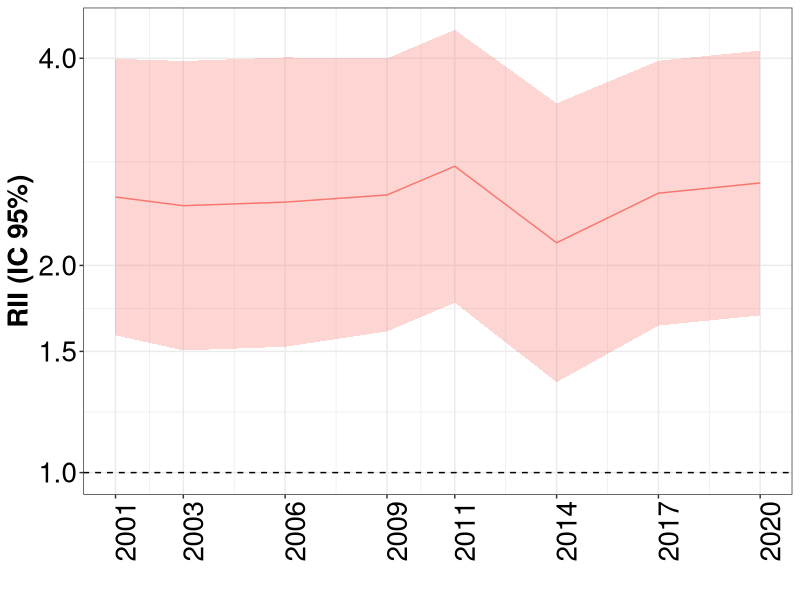
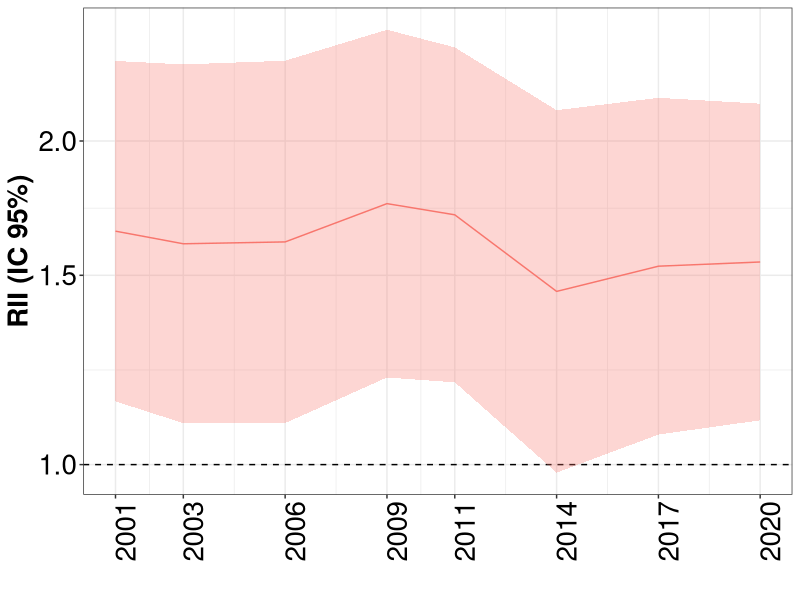
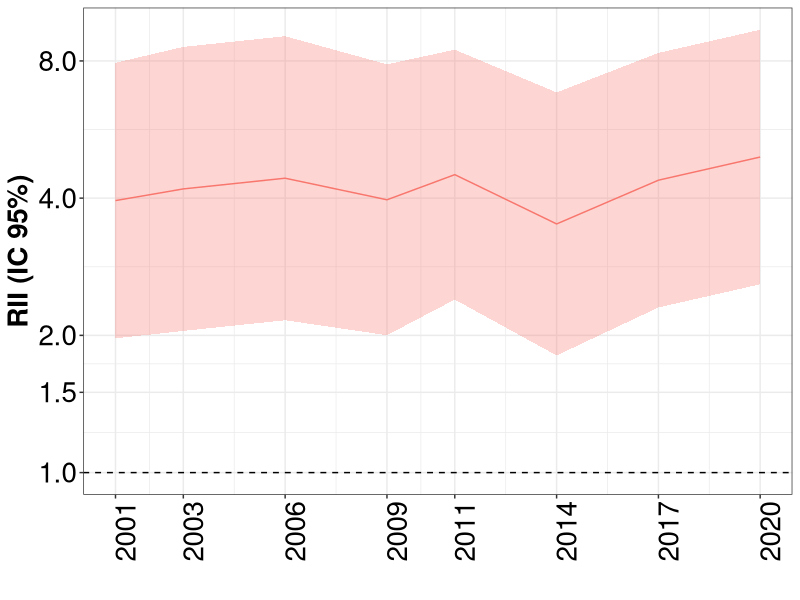
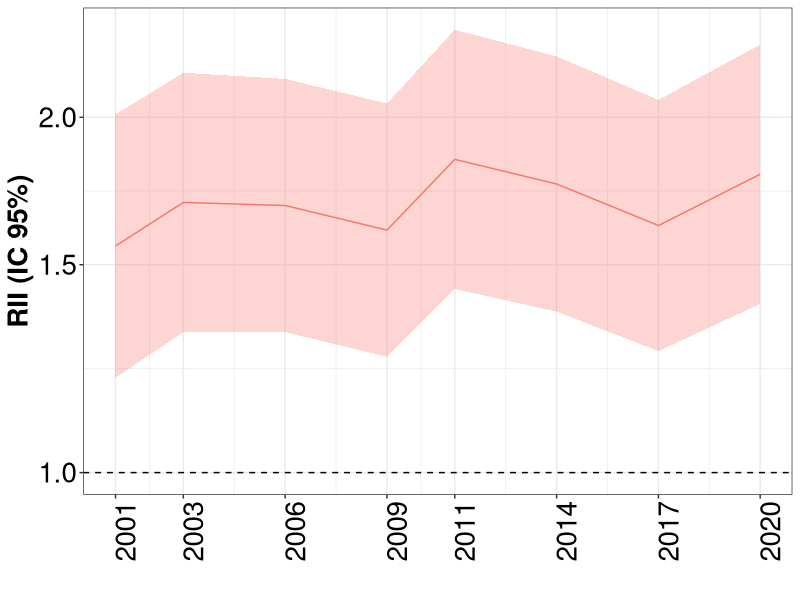
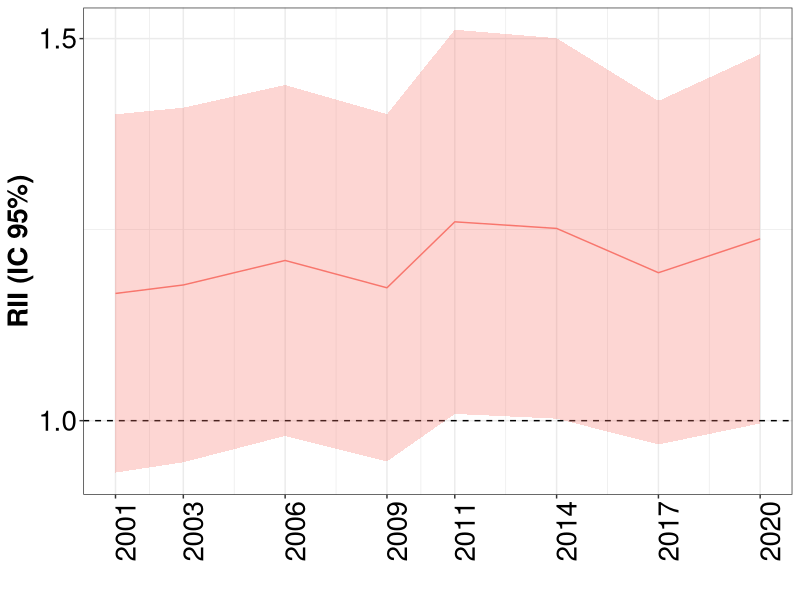
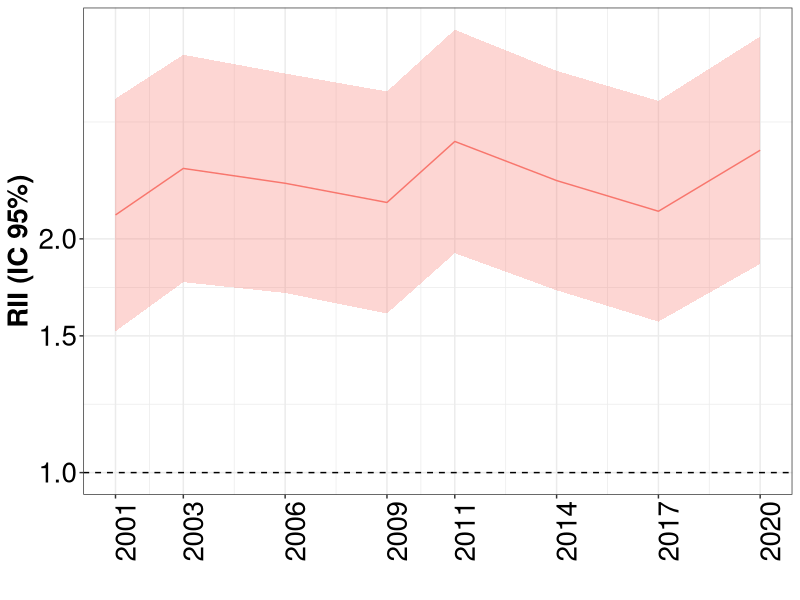
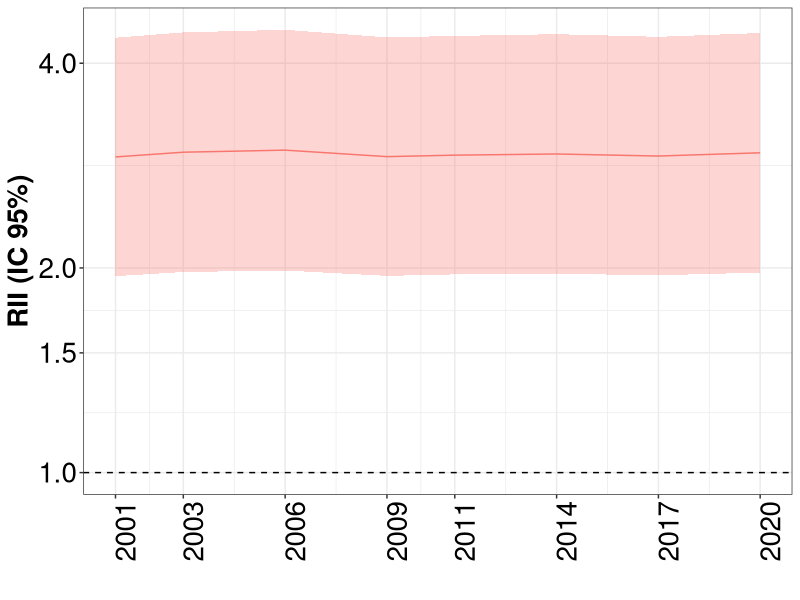
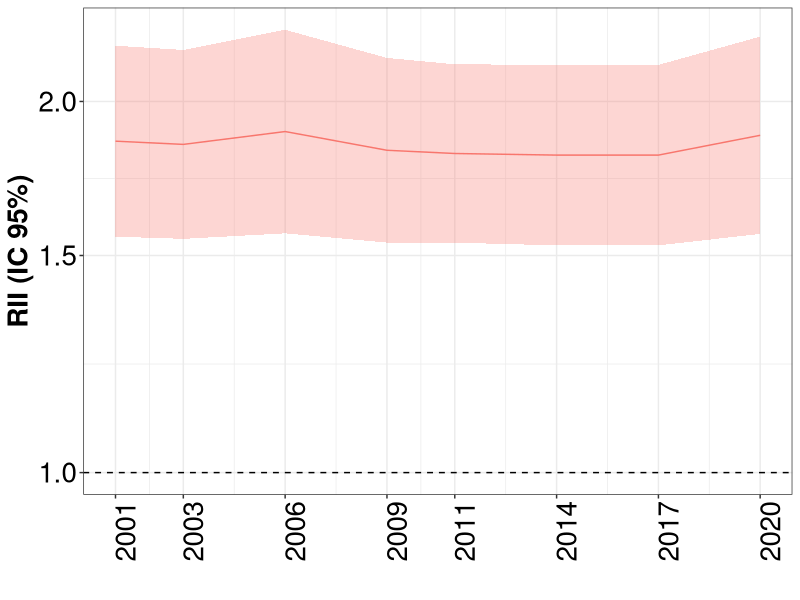

Write the R code that produced these figures, in order.
## ---- chunk 1
knitr::opts_chunk$set(echo = TRUE)
library(tidyverse)
library(readxl)
library(ggplot2)

## ---- chunk 2

desigualdades_rii <- read.csv("rii.csv")
datos_ca <- desigualdades_rii %>%
  filter(abreviatura == "MD")

## ---- chunk 3

datos_ca %>%
  filter(fr =="diabetes", sexo=="Overall") %>%
  ggplot(aes(x=as.Date(encuesta), y=rii, ymin=rii_infci, ymax=rii_supci, group=fr)) +
  geom_hline(yintercept = 1, lty = 2) +
  geom_ribbon(alpha=0.3, aes(fill=fr)) +
  geom_line(aes(color=fr)) +
  scale_y_continuous(trans="log", breaks=c(0.75, 1, 1.5, 2, 4, 8, 16, 32))+
  scale_x_date(date_labels = "%Y", breaks = unique(as.Date(datos_ca$encuesta)))+
  labs(x="", y="RII (IC 95%)")+
  theme_bw()+
  theme(axis.text=element_text(size=20, color="black"),
                  axis.title=element_text(size=20, face="bold", color="black"),
                  axis.text.x = element_text(angle = 90),
                  strip.text = element_text(size=20, face="bold", color="black"),
                  legend.position="none")

## ---- chunk 4

datos_ca %>%
  filter(fr =="diabetes", sexo=="Hombre") %>%
  ggplot(aes(x=as.Date(encuesta), y=rii, ymin=rii_infci, ymax=rii_supci, group=fr)) +
  geom_hline(yintercept = 1, lty = 2) +
  geom_ribbon(alpha=0.3, aes(fill=fr)) +
  geom_line(aes(color=fr)) +
  scale_y_continuous(trans="log", breaks=c(0.75, 1, 1.5, 2, 4, 8, 16, 32))+
  scale_x_date(date_labels = "%Y", breaks = unique(as.Date(datos_ca$encuesta)))+
  labs(x="", y="RII (IC 95%)")+
  theme_bw()+
  theme(axis.text=element_text(size=20, color="black"),
                  axis.title=element_text(size=20, face="bold", color="black"),
                  axis.text.x = element_text(angle = 90),
                  strip.text = element_text(size=20, face="bold", color="black"),
                  legend.position="none")

## ---- chunk 5

datos_ca %>%
  filter(fr =="diabetes", sexo=="Mujeres") %>%
  ggplot(aes(x=as.Date(encuesta), y=rii, ymin=rii_infci, ymax=rii_supci, group=fr)) +
  geom_hline(yintercept = 1, lty = 2) +
  geom_ribbon(alpha=0.3, aes(fill=fr)) +
  geom_line(aes(color=fr)) +
  scale_y_continuous(trans="log", breaks=c(0.75, 1, 1.5, 2, 4, 8, 16, 32))+
  scale_x_date(date_labels = "%Y", breaks = unique(as.Date(datos_ca$encuesta)))+
  labs(x="", y="RII (IC 95%)")+
  theme_bw()+
  theme(axis.text=element_text(size=20, color="black"),
                  axis.title=element_text(size=20, face="bold", color="black"),
                  axis.text.x = element_text(angle = 90),
                  strip.text = element_text(size=20, face="bold", color="black"),
                  legend.position="none")

## ---- chunk 6

datos_ca %>%
  filter(fr =="hta", sexo=="Overall") %>%
  ggplot(aes(x=as.Date(encuesta), y=rii, ymin=rii_infci, ymax=rii_supci, group=fr)) +
  geom_hline(yintercept = 1, lty = 2) +
  geom_ribbon(alpha=0.3, aes(fill=fr)) +
  geom_line(aes(color=fr)) +
  scale_y_continuous(trans="log", breaks=c(0.75, 1, 1.5, 2, 4, 8, 16, 32))+
  scale_x_date(date_labels = "%Y", breaks = unique(as.Date(datos_ca$encuesta)))+
  labs(x="", y="RII (IC 95%)")+
  theme_bw()+
  theme(axis.text=element_text(size=20, color="black"),
                  axis.title=element_text(size=20, face="bold", color="black"),
                  axis.text.x = element_text(angle = 90),
                  strip.text = element_text(size=20, face="bold", color="black"),
                  legend.position="none")
## ---- chunk 7

datos_ca %>%
  filter(fr =="hta", sexo=="Hombre") %>%
  ggplot(aes(x=as.Date(encuesta), y=rii, ymin=rii_infci, ymax=rii_supci, group=fr)) +
  geom_hline(yintercept = 1, lty = 2) +
  geom_ribbon(alpha=0.3, aes(fill=fr)) +
  geom_line(aes(color=fr)) +
  scale_y_continuous(trans="log", breaks=c(0.75, 1, 1.5, 2, 4, 8, 16, 32))+
  scale_x_date(date_labels = "%Y", breaks = unique(as.Date(datos_ca$encuesta)))+
  labs(x="", y="RII (IC 95%)")+
  theme_bw()+
  theme(axis.text=element_text(size=20, color="black"),
                  axis.title=element_text(size=20, face="bold", color="black"),
                  axis.text.x = element_text(angle = 90),
                  strip.text = element_text(size=20, face="bold", color="black"),
                  legend.position="none")

## ---- chunk 8

datos_ca %>%
  filter(fr =="hta", sexo=="Mujeres") %>%
  ggplot(aes(x=as.Date(encuesta), y=rii, ymin=rii_infci, ymax=rii_supci, group=fr)) +
  geom_hline(yintercept = 1, lty = 2) +
  geom_ribbon(alpha=0.3, aes(fill=fr)) +
  geom_line(aes(color=fr)) +
  scale_y_continuous(trans="log", breaks=c(0.75, 1, 1.5, 2, 4, 8, 16, 32))+
  scale_x_date(date_labels = "%Y", breaks = unique(as.Date(datos_ca$encuesta)))+
  labs(x="", y="RII (IC 95%)")+
  theme_bw()+
  theme(axis.text=element_text(size=20, color="black"),
                  axis.title=element_text(size=20, face="bold", color="black"),
                  axis.text.x = element_text(angle = 90),
                  strip.text = element_text(size=20, face="bold", color="black"),
                  legend.position="none")

## ---- chunk 9

datos_ca %>%
  filter(fr =="obesity", sexo=="Overall") %>%
  ggplot(aes(x=as.Date(encuesta), y=rii, ymin=rii_infci, ymax=rii_supci, group=fr)) +
  geom_hline(yintercept = 1, lty = 2) +
  geom_ribbon(alpha=0.3, aes(fill=fr)) +
  geom_line(aes(color=fr)) +
  scale_y_continuous(trans="log", breaks=c(0.75, 1, 1.5, 2, 4, 8, 16, 32))+
  scale_x_date(date_labels = "%Y", breaks = unique(as.Date(datos_ca$encuesta)))+
  labs(x="", y="RII (IC 95%)")+
  theme_bw()+
  theme(axis.text=element_text(size=20, color="black"),
                  axis.title=element_text(size=20, face="bold", color="black"),
                  axis.text.x = element_text(angle = 90),
                  strip.text = element_text(size=20, face="bold", color="black"),
                  legend.position="none")
## ---- chunk 10

datos_ca %>%
  filter(fr =="obesity", sexo=="Hombre") %>%
  ggplot(aes(x=as.Date(encuesta), y=rii, ymin=rii_infci, ymax=rii_supci, group=fr)) +
  geom_hline(yintercept = 1, lty = 2) +
  geom_ribbon(alpha=0.3, aes(fill=fr)) +
  geom_line(aes(color=fr)) +
  scale_y_continuous(trans="log", breaks=c(0.75, 1, 1.5, 2, 4, 8, 16, 32))+
  scale_x_date(date_labels = "%Y", breaks = unique(as.Date(datos_ca$encuesta)))+
  labs(x="", y="RII (IC 95%)")+
  theme_bw()+
  theme(axis.text=element_text(size=20, color="black"),
                  axis.title=element_text(size=20, face="bold", color="black"),
                  axis.text.x = element_text(angle = 90),
                  strip.text = element_text(size=20, face="bold", color="black"),
                  legend.position="none")

## ---- chunk 11

datos_ca %>%
  filter(fr =="obesity", sexo=="Mujeres") %>%
  ggplot(aes(x=as.Date(encuesta), y=rii, ymin=rii_infci, ymax=rii_supci, group=fr)) +
  geom_hline(yintercept = 1, lty = 2) +
  geom_ribbon(alpha=0.3, aes(fill=fr)) +
  geom_line(aes(color=fr)) +
  scale_y_continuous(trans="log", breaks=c(0.75, 1, 1.5, 2, 4, 8, 16, 32))+
  scale_x_date(date_labels = "%Y", breaks = unique(as.Date(datos_ca$encuesta)))+
  labs(x="", y="RII (IC 95%)")+
  theme_bw()+
  theme(axis.text=element_text(size=20, color="black"),
                  axis.title=element_text(size=20, face="bold", color="black"),
                  axis.text.x = element_text(angle = 90),
                  strip.text = element_text(size=20, face="bold", color="black"),
                  legend.position="none")

## ---- chunk 12

datos_ca %>%
  filter(fr =="col", sexo=="Overall") %>%
  ggplot(aes(x=as.Date(encuesta), y=rii, ymin=rii_infci, ymax=rii_supci, group=fr)) +
  geom_hline(yintercept = 1, lty = 2) +
  geom_ribbon(alpha=0.3, aes(fill=fr)) +
  geom_line(aes(color=fr)) +
  scale_y_continuous(trans="log", breaks=c(0.75, 1, 1.5, 2, 4, 8, 16, 32))+
  scale_x_date(date_labels = "%Y", breaks = unique(as.Date(datos_ca$encuesta)))+
  labs(x="", y="RII (IC 95%)")+
  theme_bw()+
  theme(axis.text=element_text(size=20, color="black"),
                  axis.title=element_text(size=20, face="bold", color="black"),
                  axis.text.x = element_text(angle = 90),
                  strip.text = element_text(size=20, face="bold", color="black"),
                  legend.position="none")
## ---- chunk 13

datos_ca %>%
  filter(fr =="col", sexo=="Hombre") %>%
  ggplot(aes(x=as.Date(encuesta), y=rii, ymin=rii_infci, ymax=rii_supci, group=fr)) +
  geom_hline(yintercept = 1, lty = 2) +
  geom_ribbon(alpha=0.3, aes(fill=fr)) +
  geom_line(aes(color=fr)) +
  scale_y_continuous(trans="log", breaks=c(0.75, 1, 1.5, 2, 4, 8, 16, 32))+
  scale_x_date(date_labels = "%Y", breaks = unique(as.Date(datos_ca$encuesta)))+
  labs(x="", y="RII (IC 95%)")+
  theme_bw()+
  theme(axis.text=element_text(size=20, color="black"),
                  axis.title=element_text(size=20, face="bold", color="black"),
                  axis.text.x = element_text(angle = 90),
                  strip.text = element_text(size=20, face="bold", color="black"),
                  legend.position="none")

## ---- chunk 14

datos_ca %>%
  filter(fr =="col", sexo=="Mujeres") %>%
  ggplot(aes(x=as.Date(encuesta), y=rii, ymin=rii_infci, ymax=rii_supci, group=fr)) +
  geom_hline(yintercept = 1, lty = 2) +
  geom_ribbon(alpha=0.3, aes(fill=fr)) +
  geom_line(aes(color=fr)) +
  scale_y_continuous(trans="log", breaks=c(0.75, 1, 1.5, 2, 4, 8, 16, 32))+
  scale_x_date(date_labels = "%Y", breaks = unique(as.Date(datos_ca$encuesta)))+
  labs(x="", y="RII (IC 95%)")+
  theme_bw()+
  theme(axis.text=element_text(size=20, color="black"),
                  axis.title=element_text(size=20, face="bold", color="black"),
                  axis.text.x = element_text(angle = 90),
                  strip.text = element_text(size=20, face="bold", color="black"),
                  legend.position="none")

## ---- chunk 15

datos_ca %>%
  filter(fr =="sedentario", sexo=="Overall") %>%
  ggplot(aes(x=as.Date(encuesta), y=rii, ymin=rii_infci, ymax=rii_supci, group=fr)) +
  geom_hline(yintercept = 1, lty = 2) +
  geom_ribbon(alpha=0.3, aes(fill=fr)) +
  geom_line(aes(color=fr)) +
  scale_y_continuous(trans="log", breaks=c(0.75, 1, 1.5, 2, 4, 8, 16, 32))+
  scale_x_date(date_labels = "%Y", breaks = unique(as.Date(datos_ca$encuesta)))+
  labs(x="", y="RII (IC 95%)")+
  theme_bw()+
  theme(axis.text=element_text(size=20, color="black"),
                  axis.title=element_text(size=20, face="bold", color="black"),
                  axis.text.x = element_text(angle = 90),
                  strip.text = element_text(size=20, face="bold", color="black"),
                  legend.position="none")
## ---- chunk 16

datos_ca %>%
  filter(fr =="sedentario", sexo=="Hombre") %>%
  ggplot(aes(x=as.Date(encuesta), y=rii, ymin=rii_infci, ymax=rii_supci, group=fr)) +
  geom_hline(yintercept = 1, lty = 2) +
  geom_ribbon(alpha=0.3, aes(fill=fr)) +
  geom_line(aes(color=fr)) +
  scale_y_continuous(trans="log", breaks=c(0.75, 1, 1.5, 2, 4, 8, 16, 32))+
  scale_x_date(date_labels = "%Y", breaks = unique(as.Date(datos_ca$encuesta)))+
  labs(x="", y="RII (IC 95%)")+
  theme_bw()+
  theme(axis.text=element_text(size=20, color="black"),
                  axis.title=element_text(size=20, face="bold", color="black"),
                  axis.text.x = element_text(angle = 90),
                  strip.text = element_text(size=20, face="bold", color="black"),
                  legend.position="none")

## ---- chunk 17

datos_ca %>%
  filter(fr =="sedentario", sexo=="Mujeres") %>%
  ggplot(aes(x=as.Date(encuesta), y=rii, ymin=rii_infci, ymax=rii_supci, group=fr)) +
  geom_hline(yintercept = 1, lty = 2) +
  geom_ribbon(alpha=0.3, aes(fill=fr)) +
  geom_line(aes(color=fr)) +
  scale_y_continuous(trans="log", breaks=c(0.75, 1, 1.5, 2, 4, 8, 16, 32))+
  scale_x_date(date_labels = "%Y", breaks = unique(as.Date(datos_ca$encuesta)))+
  labs(x="", y="RII (IC 95%)")+
  theme_bw()+
  theme(axis.text=element_text(size=20, color="black"),
                  axis.title=element_text(size=20, face="bold", color="black"),
                  axis.text.x = element_text(angle = 90),
                  strip.text = element_text(size=20, face="bold", color="black"),
                  legend.position="none")

## ---- chunk 18

datos_ca %>%
  filter(fr =="smoking", sexo=="Overall") %>%
  ggplot(aes(x=as.Date(encuesta), y=rii, ymin=rii_infci, ymax=rii_supci, group=fr)) +
  geom_hline(yintercept = 1, lty = 2) +
  geom_ribbon(alpha=0.3, aes(fill=fr)) +
  geom_line(aes(color=fr)) +
  scale_y_continuous(trans="log", breaks=c(0.75, 1, 1.5, 2, 4, 8, 16, 32))+
  scale_x_date(date_labels = "%Y", breaks = unique(as.Date(datos_ca$encuesta)))+
  labs(x="", y="RII (IC 95%)")+
  theme_bw()+
  theme(axis.text=element_text(size=20, color="black"),
                  axis.title=element_text(size=20, face="bold", color="black"),
                  axis.text.x = element_text(angle = 90),
                  strip.text = element_text(size=20, face="bold", color="black"),
                  legend.position="none")
## ---- chunk 19

datos_ca %>%
  filter(fr =="smoking", sexo=="Hombre") %>%
  ggplot(aes(x=as.Date(encuesta), y=rii, ymin=rii_infci, ymax=rii_supci, group=fr)) +
  geom_hline(yintercept = 1, lty = 2) +
  geom_ribbon(alpha=0.3, aes(fill=fr)) +
  geom_line(aes(color=fr)) +
  scale_y_continuous(trans="log", breaks=c(0.75, 1, 1.5, 2, 4, 8, 16, 32))+
  scale_x_date(date_labels = "%Y", breaks = unique(as.Date(datos_ca$encuesta)))+
  labs(x="", y="RII (IC 95%)")+
  theme_bw()+
  theme(axis.text=element_text(size=20, color="black"),
                  axis.title=element_text(size=20, face="bold", color="black"),
                  axis.text.x = element_text(angle = 90),
                  strip.text = element_text(size=20, face="bold", color="black"),
                  legend.position="none")

## ---- chunk 20

datos_ca %>%
  filter(fr =="smoking", sexo=="Mujeres") %>%
  ggplot(aes(x=as.Date(encuesta), y=rii, ymin=rii_infci, ymax=rii_supci, group=fr)) +
  geom_hline(yintercept = 1, lty = 2) +
  geom_ribbon(alpha=0.3, aes(fill=fr)) +
  geom_line(aes(color=fr)) +
  scale_y_continuous(trans="log", breaks=c(0.75, 1, 1.5, 2, 4, 8, 16, 32))+
  scale_x_date(date_labels = "%Y", breaks = unique(as.Date(datos_ca$encuesta)))+
  labs(x="", y="RII (IC 95%)")+
  theme_bw()+
  theme(axis.text=element_text(size=20, color="black"),
                  axis.title=element_text(size=20, face="bold", color="black"),
                  axis.text.x = element_text(angle = 90),
                  strip.text = element_text(size=20, face="bold", color="black"),
                  legend.position="none")

## ---- chunk 21

datos_ca %>%
  filter(fr =="alcohol", sexo=="Overall") %>%
  ggplot(aes(x=as.Date(encuesta), y=rii, ymin=rii_infci, ymax=rii_supci, group=fr)) +
  geom_hline(yintercept = 1, lty = 2) +
  geom_ribbon(alpha=0.3, aes(fill=fr)) +
  geom_line(aes(color=fr)) +
  scale_y_continuous(trans="log", breaks=c(0.75, 1, 1.5, 2, 4, 8, 16, 32))+
  scale_x_date(date_labels = "%Y", breaks = unique(as.Date(datos_ca$encuesta)))+
  labs(x="", y="RII (IC 95%)")+
  theme_bw()+
  theme(axis.text=element_text(size=20, color="black"),
                  axis.title=element_text(size=20, face="bold", color="black"),
                  axis.text.x = element_text(angle = 90),
                  strip.text = element_text(size=20, face="bold", color="black"),
                  legend.position="none")
## ---- chunk 22

datos_ca %>%
  filter(fr =="alcohol", sexo=="Hombre") %>%
  ggplot(aes(x=as.Date(encuesta), y=rii, ymin=rii_infci, ymax=rii_supci, group=fr)) +
  geom_hline(yintercept = 1, lty = 2) +
  geom_ribbon(alpha=0.3, aes(fill=fr)) +
  geom_line(aes(color=fr)) +
  scale_y_continuous(trans="log", breaks=c(0.75, 1, 1.5, 2, 4, 8, 16, 32))+
  scale_x_date(date_labels = "%Y", breaks = unique(as.Date(datos_ca$encuesta)))+
  labs(x="", y="RII (IC 95%)")+
  theme_bw()+
  theme(axis.text=element_text(size=20, color="black"),
                  axis.title=element_text(size=20, face="bold", color="black"),
                  axis.text.x = element_text(angle = 90),
                  strip.text = element_text(size=20, face="bold", color="black"),
                  legend.position="none")

## ---- chunk 23

datos_ca %>%
  filter(fr =="alcohol", sexo=="Mujeres") %>%
  ggplot(aes(x=as.Date(encuesta), y=rii, ymin=rii_infci, ymax=rii_supci, group=fr)) +
  geom_hline(yintercept = 1, lty = 2) +
  geom_ribbon(alpha=0.3, aes(fill=fr)) +
  geom_line(aes(color=fr)) +
  scale_y_continuous(trans="log", breaks=c(0.75, 1, 1.5, 2, 4, 8, 16, 32))+
  scale_x_date(date_labels = "%Y", breaks = unique(as.Date(datos_ca$encuesta)))+
  labs(x="", y="RII (IC 95%)")+
  theme_bw()+
  theme(axis.text=element_text(size=20, color="black"),
                  axis.title=element_text(size=20, face="bold", color="black"),
                  axis.text.x = element_text(angle = 90),
                  strip.text = element_text(size=20, face="bold", color="black"),
                  legend.position="none")

